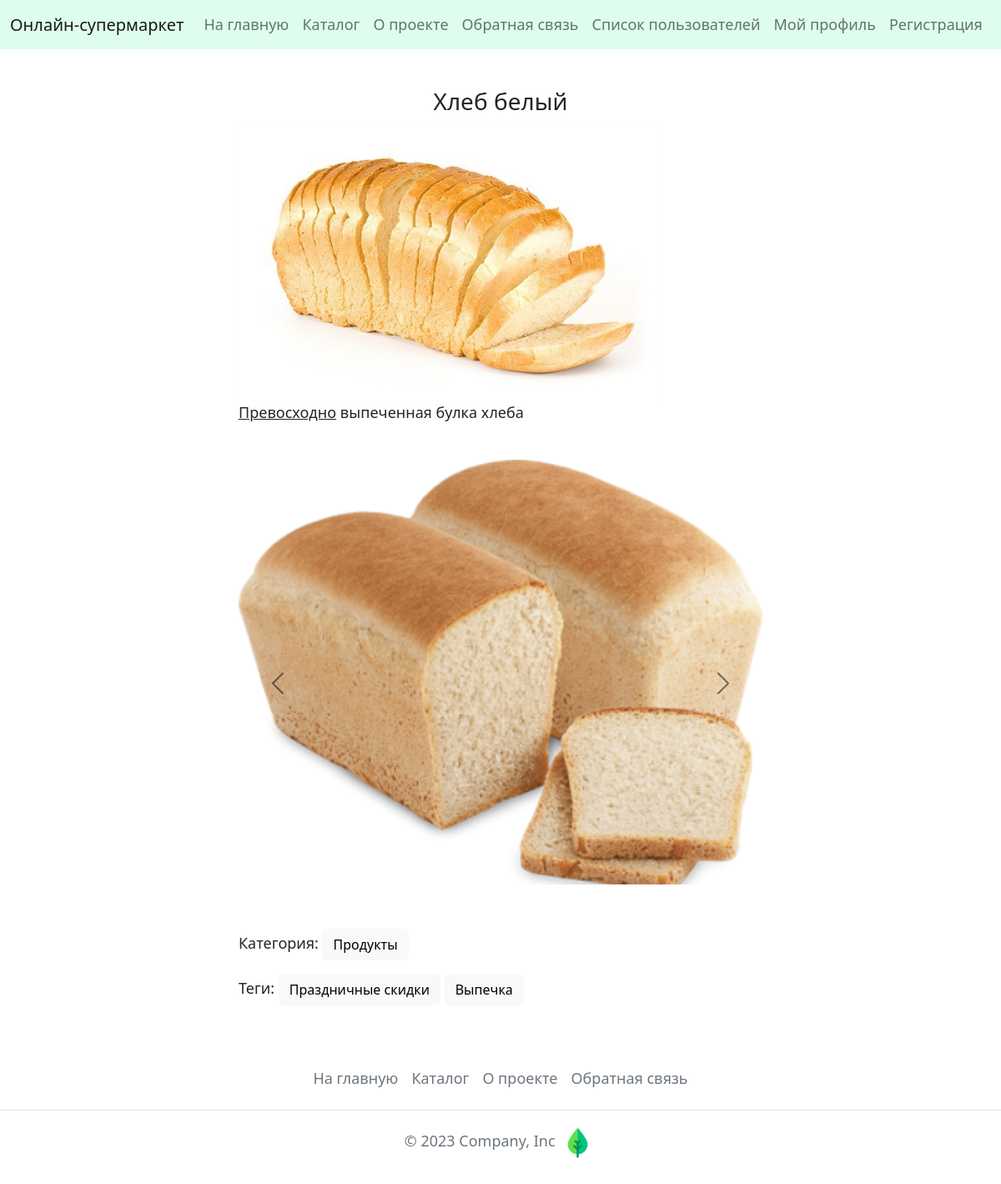
The page /catalog/3 on the database its author committed.
### catalog/models.py (models this page shows, shortened)
class Item(ModelForCatalog):
    objects = ItemManager()
    text = models.TextField('описание',
                            help_text='Укажите описание товара',
                            validators=[
                                validator_word_good
                            ])
    category = models.ForeignKey('Category',
                                 on_delete=models.CASCADE,
                                 related_name='item',
                                 verbose_name='категория',
                                 help_text='Укажите категорию')
    tags = models.ManyToManyField(Tag, verbose_name='тэги',
                                  help_text='Выберите тэги.')
    is_on_main = models.BooleanField('отображать товар на главной?',
                                     help_text='Укажите, должен ли товар '
                                     'отображаться на главной',
                                     default=False)
    class Meta:
        verbose_name = 'товар'
        verbose_name_plural = 'товары'

class ImageModel(ModelForImage):
    item_connected = models.OneToOneField('Item',
                                          on_delete=models.CASCADE,
                                          verbose_name='главное изображение',
                                          )
    def image_tmb(self):
        img = ImageModel.objects.get(item_connected=self.id)
        if img:
            return mark_safe(
                f'<img src="{img.get_main_image_50_50.url}">'
            )
        return 'Изображения нет'
    image_tmb.short_description = 'превью'
    image_tmb.allow_tags = True
    class Meta:
        verbose_name = 'главное изображение'
        verbose_name_plural = 'главные изображения'

class PhotoForGallery(ModelForImage):
    item = models.ForeignKey('Item',
                             verbose_name='изображение',
                             on_delete=models.CASCADE)
    class Meta:
        verbose_name = 'изображение'
        verbose_name_plural = 'изображения'

class Category(ModelForCatalog):
    slug = models.SlugField('слаг',
                            max_length=200,
                            unique=True,
                            help_text='Укажите слаг')
    weight = models.PositiveSmallIntegerField('вес',
                                              default=100,
                                              help_text='Чем меньше вес, '
                                              'тем раньше товар в выдаче',
                                              validators=[
                                                validators.MinValueValidator(
                                                    0
                                                ),
                                                validators.MaxValueValidator(
                                                    32767
                                                )
                                              ])
    class Meta:
        verbose_name = 'категория'
        verbose_name_plural = 'категории'

class Tag(ModelForCatalog):
    slug = models.SlugField('слаг',
                            max_length=200,
                            unique=True,
                            help_text='Укажите слаг')
    class Meta:
        verbose_name = 'тэг'
        verbose_name_plural = 'тэги'

### catalog/views.py (the view)
# urls.py: path('<int:item_id>', views.item_detail, name='item_detail'),
def item_detail(request, item_id):
    template = 'catalog/item_detail.html'
    item = get_object_or_404(
        models.Item.objects.published(),
        id=item_id
    )
    gallery = list(models.PhotoForGallery.objects.filter(item=item_id))
    context = {'item': item,
               'album': gallery if gallery else None}
    return render(request, template, context)

### catalog/models.py (called while the page is built)
    def published(self):
        return (
            self.get_queryset()
            .filter(is_published=True)
            .filter(category__is_published=True)
            .select_related(Item.category.field.name,
                            Item.imagemodel.related.name)
            .prefetch_related(
                models.Prefetch(
                    Item.tags.field.name,
                    queryset=Tag.objects.filter(is_published=True).only('name')
                )
            ).only(Item.name.field.name,
                   Item.text.field.name,
                   f'{Item.category.field.name}_{Category.id.field.name}',
                   f'{Item.category.field.name}__{Category.name.field.name}',
                   f'{Item.imagemodel.related.name}__'
                   f'{ImageModel.image.field.name}')
        )

### core/models.py (called while the page is built)
    def __str__(self):
        return self.name

### templates/catalog/item_detail.html (shortened to what this page needs)
{% extends 'base.html' %}
{% block content %}
<div class="center-layer">
  <h3 class="headers">{{ item.name }}</h3>
  <img src="{{ item.imagemodel.image.url }}" width="80%">
  <p>{{ item.text|safe }}</p>
  {% if album %}
  <br>
  <div id="carouselExampleControls" class="carousel carousel-dark slide" data-ride="carousel">
    <div class="carousel-inner">
      {% for pic in album %}
        <div class="carousel-item{% if forloop.first %} active{% endif %}">
          <img class="d-block w-100" src="{{ pic.image.url }}" alt="slide">
        </div>
      {% endfor %}
    </div>
    <button class="carousel-control-prev" type="button" data-bs-target="#carouselExampleControls" data-bs-slide="prev">
      <span class="carousel-control-prev-icon" aria-hidden="true"></span>
    </button>
    <button class="carousel-control-next" type="button" data-bs-target="#carouselExampleControls" data-bs-slide="next">
      <span class="carousel-control-next-icon" aria-hidden="true"></span>
    </button>
  </div>
  <br>
  {% else %}
  <p>Альбома нет</p>
  {% endif %}
  <p>
    Категория: <button type="button" class="btn btn-light">{{ item.category }}</button>
  </P>
  <p>
    Теги: {% for tag in item.tags.all %}<button type="button" class="btn btn-light">{{ tag }}</button> {% endfor %}
  </p>
</div>
{% endblock %}

### templates/base.html (shortened to what this page needs)
<!DOCTYPE html>
<html lang="ru">
  <head>
    {% load static %}
    <link rel="stylesheet" href="{% static 'css/bootstrap.min.css' %}">
    <link rel="stylesheet" href="{% static 'css/common.css' %}">
  </head>
  <body>
    {% include "includes/header.html" %}
    <main>
      {% block content %}Кажется, произошла ошибка{% endblock %}
    </main>
    {% include "includes/footer.html" %}
  </body>
</html>

### templates/includes/header.html (shortened to what this page needs)
<header>
  <nav class="navbar navbar-expand-md" style="background-color: #DFFDED;">
    <div class="container-fluid">
      <a class="navbar-brand" href="{% url 'homepage:home' %}">Онлайн-супермаркет</a>
      <div class="collapse navbar-collapse" id="navbarsExample04">
        {% with request.resolver_match.view_name as view_name %}
        {% with request.path_info as path %}
        <ul class="navbar-nav me-auto mb-2 mb-md-0">
          <li class="nav-item">
            <a class="nav-link {% if view_name == 'homepage:home' %}active{% endif %}" href="{% url 'homepage:home' %}">На главную</a>
          </li>
          <li class="nav-item">
            <a class="nav-link {% if view_name == 'catalog:item_list' %}active{% endif %}" href="{% url 'catalog:item_list' %}">Каталог</a>
          </li>
          <li class="nav-item">
            <a class="nav-link {% if view_name == 'about:about' %}active{% endif %}" href="{% url 'about:about' %}">О проекте</a>
          </li>
          <li class="nav-item">
            <a class="nav-link {% if view_name == 'feedback:feedback' %}active{% endif %}" href="{% url 'feedback:feedback' %}">Обратная связь</a>
          </li>
          <li class="nav-item">
            <a class="nav-link {% if path == '/users/user_list/' %}active{% endif %}" href="/users/user_list">Список пользователей</a>
          </li>
          <li class="nav-item">
            <a class="nav-link {% if path == '/users/profile/' %}active{% endif %}" href="/users/profile">Мой профиль</a>
          </li>
          {% if not user.is_authenticated %}
          <li class="nav-item">
            <a class="nav-link {% if path == '/auth/signup/' %}active{% endif %}" href="/auth/signup/">Регистрация</a>
          </li>
          {% endif %}
        </ul>
        {% endwith %}
        {% endwith %}
      </div>
    </div>
  </nav>
</header>

### templates/includes/footer.html
<footer class="py-3 my-4">
  <ul class="nav justify-content-center border-bottom pb-3 mb-3">
    <li class="nav-item"><a href="{% url 'homepage:home' %}" class="nav-link px-2 text-muted">На главную</a></li>
    <li class="nav-item"><a href="{% url 'catalog:item_list' %}" class="nav-link px-2 text-muted">Каталог</a></li>
    <li class="nav-item"><a href="{% url 'about:about' %}" class="nav-link px-2 text-muted">О проекте</a></li>
    <li class="nav-item"><a href="{% url 'feedback:feedback' %}" class="nav-link px-2 text-muted">Обратная связь</a></li>
  </ul>
  {% load static %}
  <p class="text-center text-muted">© 2023 Company, Inc <img src="{% static 'favicons/apple-touch-icon.png' %}" width=45 height=45></p>
</footer>

### static_dev/css/common.css (style rules this page uses)
body { font-size: 18px; }
.center-layer { margin-top: 3%; margin-left: 23%; margin-right: 23%; padding: 10px; }
.headers { text-align: center; }

### rows shown on the page
Item: name "Хлеб белый", imagemodel.image (picture), text "Превосходно выпеченная булка хлеба", category "Продукты"
PhotoForGallery: image (picture)
Tag: name "Праздничные скидки"
Tag: name "Выпечка"
